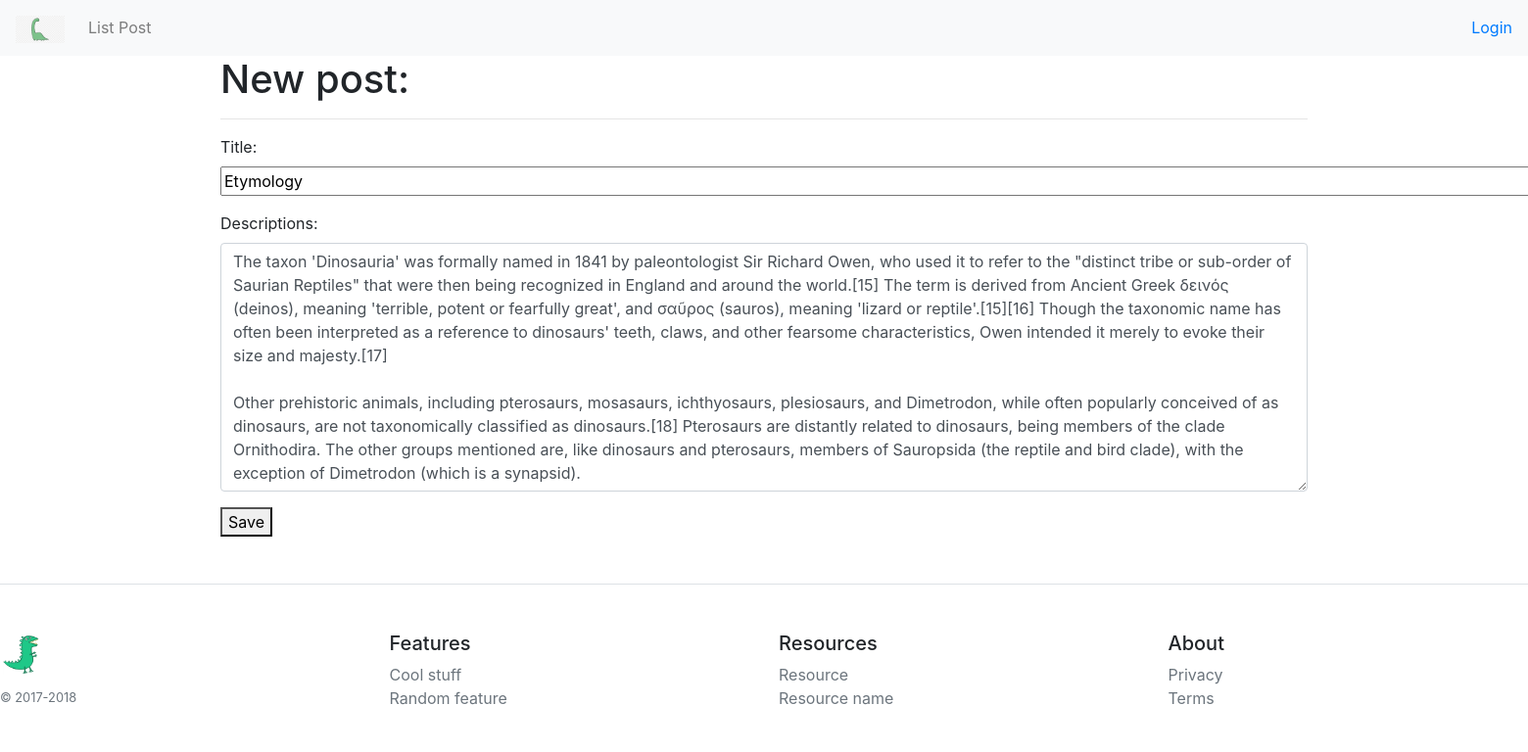
Screenshot of /post/6/edit/ with the database file from the repository.
### user_post/models.py (models this page shows, shortened)
class Post(models.Model):
    author = models.ForeignKey('auth.User', on_delete=models.CASCADE)
    title = models.CharField(max_length = 150, verbose_name = 'Title')
    descriptions = models.TextField(verbose_name = 'Informations')
    date = models.DateTimeField(auto_now = True, verbose_name = 'Date')
    likes = models.IntegerField(default = 0)
    dislike = models.IntegerField(default = 0)
    class Meta:
        verbose_name = 'Post'
        verbose_name_plural = 'Posts'

### user_post/views.py (the view)
# urls.py: url(r'^post/(?P<pk>\d+)/edit/$', views.post_edit, name='post_edit'),
def post_edit(request, pk):
    post = get_object_or_404(Post, pk=pk)
    if request.method == "POST":
        form = PostForm(request.POST, instance=post)
        if form.is_valid():
            post = form.save(commit=False)
            post.author = request.user
            post.save()
            return redirect('user_post:show_post', pk=post.pk)
    else:
        form = PostForm(instance=post)
    return render(request, 'user_post/post_edit.html', {'form': form})

### user_post/forms.py
class PostForm(forms.ModelForm):
	title = forms.CharField(widget=forms.TextInput(attrs={'size': '155'}))
	descriptions = forms.CharField(widget = forms.Textarea(
		attrs = {
		'class': 'form-control'
		}))
	class Meta:
		model = Post
		fields = ('title', 'descriptions',)

### user_post/templates/user_post/post_edit.html (shortened to what this page needs)
{% extends 'user_post/wrapper.html' %}
{% load staticfiles %}
{% block main %}
    <h1>New post:</h1>
    <hr>
    <form method="POST" class="post-form">
      {{ form.as_p }}
      <button type="submit">Save</button>
    </form>
{% endblock %}

### user_post/static/css/style3.css (style rules this page uses)
body, html { width: 100%; display: grid; }

### rows the page displays
Post: title "Etymology", descriptions "The taxon 'Dinosauria' was formally named in 1841 by paleontologist Sir Richard Owen, who used it to refer to the \"distinct tribe or sub-order of Saurian Reptiles\" that were then being recognized in England and around the world.[15] The term is derived from Ancient Greek δεινός (deinos), meaning 'terrible, potent or fearfully great', and σαῦρος (sauros), meaning 'lizard or reptile'.[15][16] Though the taxonomic name has often been interpreted as a reference to dinosaurs' teeth, claws, and other fearsome characteristics, Owen intended it merely to evoke their size and majesty.[17] Other prehistoric animals, including pterosaurs, mosasaurs, ichthyosaurs, plesiosaurs, and Dimetrodon, while…"
